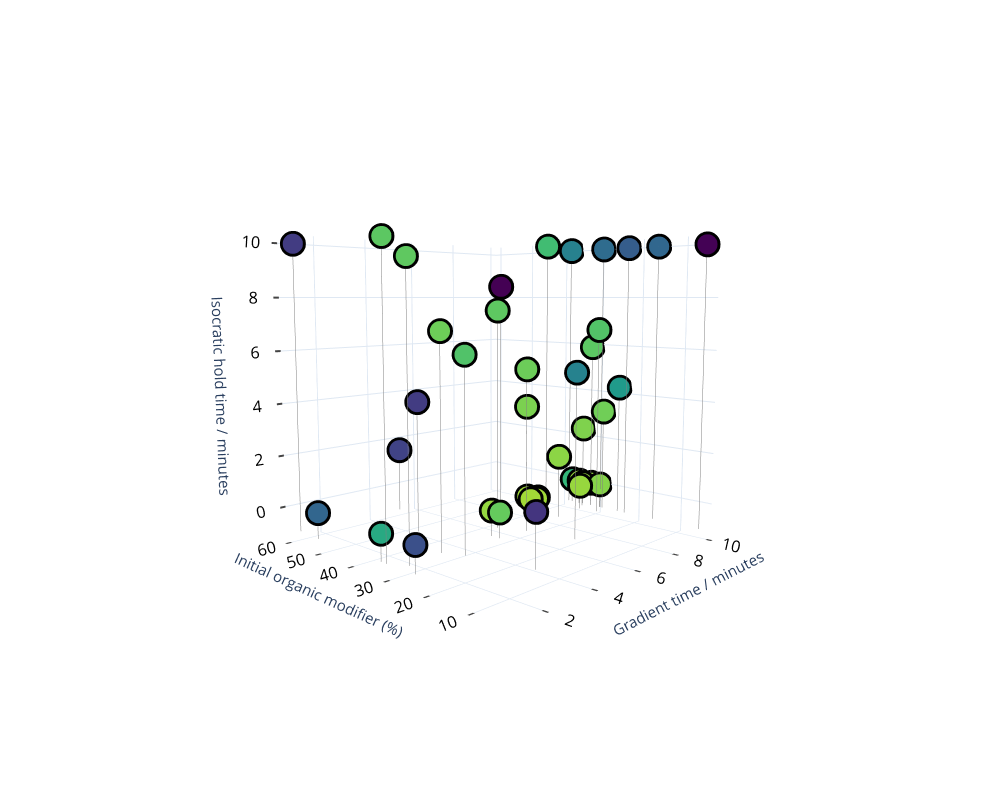

Notebook source saved alongside this figure:
### Code cell
#Figure 4. Design space for Optimisation 3

colorscale = ['rgb(68, 1, 84)', 'rgb(72, 40, 120)', 'rgb(62, 73, 137)', 'rgb(49, 104, 142)', 'rgb(38, 130, 142)', 'rgb(31, 158, 137)', 'rgb(53, 183, 121)', 'rgb(110, 206, 88)', 'rgb(181, 222, 43)']
colorscale.reverse()
colorscale = pc.make_colorscale(colorscale)

def rotate_z(x, y, z, theta):
    w = x+1j*y
    return np.real(np.exp(1j*theta)*w), np.imag(np.exp(1j*theta)*w), z

allVars13 = variables3.iloc[0:40,:]

xe, ye, ze = rotate_z(2.1, 1.5, 0.3, -3)
fig = px.scatter_3d(allVars13, x = "GradTime", y = "InitalOM", z = "IsoHoldTime", color = "WeightRespcmtmdHPLC018", symbol = "repeatNumb",color_continuous_scale=colorscale, labels={'GradTime':'Gradient time / minutes', 'InitalOM':'Initial organic modifier (%)',
'IsoHoldTime':'Isocratic hold time / minutes', 'WeightRespcmtmdHPLC018':"Responce"})

# Generate a pair of 3D points that corrispond to the line being drawn
xyzList = allVars13.iloc[:,[0,1,4]]
bottomList = allVars13.iloc[:,[0,1,4]]
bottomList.loc[:,"IsoHoldTime"] = -1;

x = pd.concat([xyzList.iloc[:,0],bottomList.iloc[:,0]], axis = 1)
y = pd.concat([xyzList.iloc[:,1],bottomList.iloc[:,1]], axis = 1)
z = pd.concat([xyzList.iloc[:,2],bottomList.iloc[:,2]], axis = 1)

x_lines = list()
y_lines = list()
z_lines = list()

#create the coordinate list for the lines
for p in range(0, len(x)):
    x_lines.append(x.iloc[p, 0])
    x_lines.append(x.iloc[p, 1])
    y_lines.append(y.iloc[p, 0])
    y_lines.append(y.iloc[p, 1])
    z_lines.append(z.iloc[p, 0])
    z_lines.append(z.iloc[p, 1])
    x_lines.append(None)
    y_lines.append(None)
    z_lines.append(None)
    
fig.add_trace(go.Scatter3d(
                x=x_lines,
                y=y_lines,
                z=z_lines,
                mode='lines',
                line = dict( color = "grey", width= 1, dash = 'solid')
                ))


fig.add_trace(go.Scatter3d(
                x = allVars13.iloc[0:40,0], 
                y = allVars13.iloc[0:40,1],
                z = allVars13.iloc[0:40,4], 
                mode='markers',
                marker_symbol="diamond",
                marker=dict(
                    size=12,
                    color="black",                # set color to an array/list of desired value
                    )
                ))

#Add the optimal point

# fig.add_trace(
#     go.Scatter3d(
#     mode='markers',
#         x=[optPoints.iloc[2,0]],
#         y=[optPoints.iloc[2,1]],
#         z=[optPoints.iloc[2,2]],
#         marker=dict(
#             color="red",
#             size=5,
#             symbol = 'x'
#         )
# ))

camera = dict(eye=dict(x=xe, y=ye, z=ze))
fig.update_layout(scene=dict(camera=camera,aspectmode='cube'),showlegend=True)
fig.update_traces(marker_size=8)
fig.update_coloraxes(colorscale=colorscale,
                    cmin = 0.015,
                    cmax = 0.255,
                    colorbar_title_text = "R",
                    colorbar_thickness = 20,
                    colorbar_dtick = 0.05,
                    colorbar_ticks = 'outside',
                    colorbar_tickwidth = 2,
                    colorbar_tickmode = 'array',
                    colorbar_tickvals = [0.02, 0.05, 0.10, 0.15, 0.20, 0.25],
                    colorbar_ticktext = ['0.02 (Best)', '0.05', '0.10', '0.15', '0.20', '0.25 (Worst)'],
                    colorbar_tickfont_size=20,
                    colorbar_titlefont_size = 20)

fontLayoutX = dict(
                    tickfont=dict(
                    color='black',
                    size=14),ticks='outside',tick0=0, tickwidth=4, title = dict(font = dict(size=15)))

fontLayoutY = dict(
                    tickfont=dict(
                    color='black',
                    size=14),ticks='outside',tick0=0, tickwidth=4, title = dict(font = dict(size=15)))
fontLayoutZ = dict(
                    tickfont=dict(
                    color='black',
                    size=14),ticks='outside',tick0=0, tickwidth=4, title = dict(font = dict(size=15)))

fig.update_layout(
    scene1 = dict(
                        xaxis = fontLayoutX,
                        yaxis = fontLayoutY,
                        zaxis = fontLayoutZ
                     ))

fig.data[0].marker.symbol = 'circle'
fig.data[0].marker.size = 7
fig.data[2].marker.symbol = 'circle'
fig.data[2].marker.size = 9

fig.update_layout(template='plotly_white',
autosize=False,
width=1000,
height=800,
showlegend=False
                 )

fig.update_coloraxes(showscale=False)

fig['data'] = (fig['data'][1:] + fig['data'][:1])

fig.show()

import plotly.io as pio
pio.write_image(fig, 'Optimisation3DesignSpace.jpg', scale=4, width=1000, height=800)

### Figure 1 — Plotly figure (JSON) as saved in the notebook; plotly's stock layout.template omitted (floating-point values rounded to 4 significant figures)
{"data": [{"line": {"color": "grey", "dash": "solid", "width": 1}, "marker": {"size": 8}, "mode": "lines", "type": "scatter3d", "x": [1.34, 1.34, null, 8.2, 8.2, null, 9.46, 9.46, null, 6.41, 6.41, null, 4.92, 4.92, null, 3.5, 3.5, null, 3.64, 3.64, null, 9.756, 9.756, null, 6.952, 6.952, null, 4.879, 4.879, null, 9.999, 9.999, null, 7.109, 7.109, null, 9.361, 9.361, null, 5.67, 5.67, null, 6.757, 6.757, null, 7.519, 7.519, null, 1.0, 1.0, null, 6.486, 6.486, null, 9.997, 9.997, null, 9.982, 9.982, null, 1.002, 1.002, null, 9.999, 9.999, null, 4.893, 4.893, null, 1.001, 1.001, null, 10.0, 10.0, null, 10.0, 10.0, null, 9.938, 9.938, null, 6.96, 6.96, null, 10.0, 10.0, null, 1.0, 1.0, null, 10.0, 10.0, null, 2.698, 2.698, null, 10.0, 10.0, null, 10.0, 10.0, null, 10.0, 10.0, null, 3.008, 3.008, null, 9.998, 9.998, null, 8.013, 8.013, null, 1.073, 1.073, null, 6.034, 6.034, null], "y": [29.31, 29.31, null, 47.98, 47.98, null, 27.32, 27.32, null, 18.41, 18.41, null, 58.65, 58.65, null, 12.67, 12.67, null, 43.47, 43.47, null, 32.57, 32.57, null, 30.82, 30.82, null, 31.12, 31.12, null, 31.38, 31.38, null, 31.42, 31.42, null, 31.4, 31.4, null, 34.18, 34.18, null, 31.44, 31.44, null, 31.29, 31.29, null, 25.39, 25.39, null, 31.03, 31.03, null, 29.04, 29.04, null, 36.42, 36.42, null, 34.39, 34.39, null, 5.0, 5.0, null, 29.05, 29.05, null, 32.92, 32.92, null, 22.55, 22.55, null, 37.41, 37.41, null, 34.27, 34.27, null, 33.41, 33.41, null, 15.53, 15.53, null, 53.37, 53.37, null, 28.84, 28.84, null, 30.48, 30.48, null, 28.31, 28.31, null, 33.61, 33.61, null, 31.42, 31.42, null, 26.39, 26.39, null, 24.32, 24.32, null, 30.51, 30.51, null, 59.95, 59.95, null, 28.57, 28.57, null], "z": [9.34, -1, null, 8.47, -1, null, 6.68, -1, null, 5.28, -1, null, 1.58, -1, null, 0.98, -1, null, 4.06, -1, null, 4.963e-06, -1, null, 4.764e-05, -1, null, 1.948e-07, -1, null, 2.558e-08, -1, null, 7.48e-08, -1, null, 9.125e-06, -1, null, 7.515, -1, null, 0.0002375, -1, null, 9.999, -1, null, 0.0002555, -1, null, 3.771, -1, null, 0.003771, -1, null, 0.00092, -1, null, 0.0005523, -1, null, 9.993, -1, null, 6.686e-05, -1, null, 9.992, -1, null, 10.0, -1, null, 10.0, -1, null, 0.01435, -1, null, 0.0001724, -1, null, 10.0, -1, null, 8.376e-05, -1, null, 9.999, -1, null, 6.865, -1, null, 3.19, -1, null, 2.339, -1, null, 5.905, -1, null, 6.073, -1, null, 4.277, -1, null, 1.529, -1, null, 9.995, -1, null, 5.305, -1, null]}, {"marker": {"color": "black", "size": 9, "symbol": "circle"}, "mode": "markers", "type": "scatter3d", "x": [1.34, 8.2, 9.46, 6.41, 4.92, 3.5, 3.64, 9.756, 6.952, 4.879, 9.999, 7.109, 9.361, 5.67, 6.757, 7.519, 1.0, 6.486, 9.997, 9.982, 1.002, 9.999, 4.893, 1.001, 10.0, 10.0, 9.938, 6.96, 10.0, 1.0, 10.0, 2.698, 10.0, 10.0, 10.0, 3.008, 9.998, 8.013, 1.073, 6.034], "y": [29.31, 47.98, 27.32, 18.41, 58.65, 12.67, 43.47, 32.57, 30.82, 31.12, 31.38, 31.42, 31.4, 34.18, 31.44, 31.29, 25.39, 31.03, 29.04, 36.42, 34.39, 5.0, 29.05, 32.92, 22.55, 37.41, 34.27, 33.41, 15.53, 53.37, 28.84, 30.48, 28.31, 33.61, 31.42, 26.39, 24.32, 30.51, 59.95, 28.57], "z": [9.34, 8.47, 6.68, 5.28, 1.58, 0.98, 4.06, 4.963e-06, 4.764e-05, 1.948e-07, 2.558e-08, 7.48e-08, 9.125e-06, 7.515, 0.0002375, 9.999, 0.0002555, 3.771, 0.003771, 0.00092, 0.0005523, 9.993, 6.686e-05, 9.992, 10.0, 10.0, 0.01435, 0.0001724, 10.0, 8.376e-05, 9.999, 6.865, 3.19, 2.339, 5.905, 6.073, 4.277, 1.529, 9.995, 5.305]}, {"hovertemplate": "repeatNumb=3<br>Gradient time / minutes=%{x}<br>Initial organic modifier (%)=%{y}<br>Isocratic hold time / minutes=%{z}<br>Responce=%{marker.color}<extra></extra>", "legendgroup": "3", "marker": {"color": [0.05273, 0.266, 0.05984, 0.135, 0.2, 0.2132, 0.207, 0.02783, 0.02375, 0.02895, 0.02876, 0.02387, 0.02772, 0.05329, 0.02322, 0.06861, 0.1881, 0.03952, 0.03476, 0.0762, 0.09205, 0.2539, 0.04999, 0.05431, 0.1754, 0.1364, 0.02732, 0.02299, 0.1655, 0.1671, 0.1598, 0.04529, 0.04425, 0.03778, 0.05455, 0.06009, 0.1091, 0.03253, 0.2066, 0.04621], "coloraxis": "coloraxis", "size": 7, "symbol": "circle"}, "mode": "markers", "name": "3", "scene": "scene", "showlegend": true, "type": "scatter3d", "x": [1.34, 8.2, 9.46, 6.41, 4.92, 3.5, 3.64, 9.756, 6.952, 4.879, 9.999, 7.109, 9.361, 5.67, 6.757, 7.519, 1.0, 6.486, 9.997, 9.982, 1.002, 9.999, 4.893, 1.001, 10.0, 10.0, 9.938, 6.96, 10.0, 1.0, 10.0, 2.698, 10.0, 10.0, 10.0, 3.008, 9.998, 8.013, 1.073, 6.034], "y": [29.31, 47.98, 27.32, 18.41, 58.65, 12.67, 43.47, 32.57, 30.82, 31.12, 31.38, 31.42, 31.4, 34.18, 31.44, 31.29, 25.39, 31.03, 29.04, 36.42, 34.39, 5.0, 29.05, 32.92, 22.55, 37.41, 34.27, 33.41, 15.53, 53.37, 28.84, 30.48, 28.31, 33.61, 31.42, 26.39, 24.32, 30.51, 59.95, 28.57], "z": [9.34, 8.47, 6.68, 5.28, 1.58, 0.98, 4.06, 4.963e-06, 4.764e-05, 1.948e-07, 2.558e-08, 7.48e-08, 9.125e-06, 7.515, 0.0002375, 9.999, 0.0002555, 3.771, 0.003771, 0.00092, 0.0005523, 9.993, 6.686e-05, 9.992, 10.0, 10.0, 0.01435, 0.0001724, 10.0, 8.376e-05, 9.999, 6.865, 3.19, 2.339, 5.905, 6.073, 4.277, 1.529, 9.995, 5.305]}], "layout": {"autosize": false, "coloraxis": {"cmax": 0.255, "cmin": 0.015, "colorbar": {"dtick": 0.05, "thickness": 20, "tickfont": {"size": 20}, "tickmode": "array", "ticks": "outside", "ticktext": ["0.02 (Best)", "0.05", "0.10", "0.15", "0.20", "0.25 (Worst)"], "tickvals": [0.02, 0.05, 0.1, 0.15, 0.2, 0.25], "tickwidth": 2, "title": {"font": {"size": 20}, "text": "R"}}, "colorscale": [[0, "rgb(181, 222, 43)"], [0.125, "rgb(110, 206, 88)"], [0.25, "rgb(53, 183, 121)"], [0.375, "rgb(31, 158, 137)"], [0.5, "rgb(38, 130, 142)"], [0.625, "rgb(49, 104, 142)"], [0.75, "rgb(62, 73, 137)"], [0.875, "rgb(72, 40, 120)"], [1, "rgb(68, 1, 84)"]], "showscale": false}, "height": 800, "legend": {"title": {"text": "repeatNumb"}, "tracegroupgap": 0}, "margin": {"t": 60}, "scene": {"aspectmode": "cube", "camera": {"eye": {"x": -1.867, "y": -1.781, "z": 0.3}}, "domain": {"x": [0, 1], "y": [0, 1]}, "xaxis": {"tick0": 0, "tickfont": {"color": "black", "size": 14}, "ticks": "outside", "tickwidth": 4, "title": {"font": {"size": 15}, "text": "Gradient time / minutes"}}, "yaxis": {"tick0": 0, "tickfont": {"color": "black", "size": 14}, "ticks": "outside", "tickwidth": 4, "title": {"font": {"size": 15}, "text": "Initial organic modifier (%)"}}, "zaxis": {"tick0": 0, "tickfont": {"color": "black", "size": 14}, "ticks": "outside", "tickwidth": 4, "title": {"font": {"size": 15}, "text": "Isocratic hold time / minutes"}}}, "showlegend": false, "width": 1000}}
